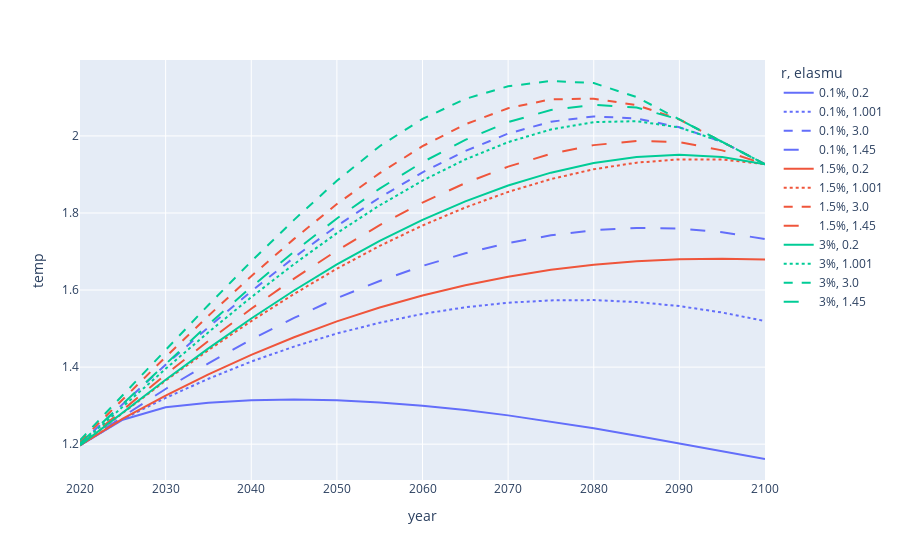

This figure's notebook cell:
### Code cell
px.line(
    get_defaults(df_CE_all[df_CE_all['year'] <= 2100], defaultElasmu=False, defaultPRTP=False),
    x='year', y='temp', color='r', line_dash='elasmu', color_discrete_map=cmap
)

### Figure 1 — Plotly figure (JSON) as saved in the notebook; plotly's stock layout.template omitted (floating-point values rounded to 4 significant figures)
{"data": [{"hovertemplate": "r=0.1%<br>elasmu=0.2<br>year=%{x}<br>temp=%{y}<extra></extra>", "legendgroup": "0.1%, 0.2", "line": {"color": "#636EFA", "dash": "solid"}, "mode": "lines", "name": "0.1%, 0.2", "orientation": "v", "showlegend": true, "type": "scatter", "x": [2020, 2025, 2030, 2035, 2040, 2045, 2050, 2055, 2060, 2065, 2070, 2075, 2080, 2085, 2090, 2095, 2100], "xaxis": "x", "y": [1.197, 1.263, 1.296, 1.308, 1.314, 1.316, 1.314, 1.308, 1.3, 1.289, 1.275, 1.259, 1.241, 1.222, 1.202, 1.182, 1.162], "yaxis": "y"}, {"hovertemplate": "r=0.1%<br>elasmu=1.001<br>year=%{x}<br>temp=%{y}<extra></extra>", "legendgroup": "0.1%, 1.001", "line": {"color": "#636EFA", "dash": "dot"}, "mode": "lines", "name": "0.1%, 1.001", "orientation": "v", "showlegend": true, "type": "scatter", "x": [2020, 2025, 2030, 2035, 2040, 2045, 2050, 2055, 2060, 2065, 2070, 2075, 2080, 2085, 2090, 2095, 2100], "xaxis": "x", "y": [1.197, 1.265, 1.32, 1.37, 1.414, 1.453, 1.487, 1.515, 1.538, 1.555, 1.567, 1.573, 1.574, 1.569, 1.558, 1.542, 1.52], "yaxis": "y"}, {"hovertemplate": "r=0.1%<br>elasmu=3.0<br>year=%{x}<br>temp=%{y}<extra></extra>", "legendgroup": "0.1%, 3.0", "line": {"color": "#636EFA", "dash": "dash"}, "mode": "lines", "name": "0.1%, 3.0", "orientation": "v", "showlegend": true, "type": "scatter", "x": [2020, 2025, 2030, 2035, 2040, 2045, 2050, 2055, 2060, 2065, 2070, 2075, 2080, 2085, 2090, 2095, 2100], "xaxis": "x", "y": [1.202, 1.304, 1.406, 1.504, 1.597, 1.684, 1.766, 1.84, 1.905, 1.961, 2.006, 2.037, 2.051, 2.045, 2.022, 1.985, 1.926], "yaxis": "y"}, {"hovertemplate": "r=0.1%<br>elasmu=1.45<br>year=%{x}<br>temp=%{y}<extra></extra>", "legendgroup": "0.1%, 1.45", "line": {"color": "#636EFA", "dash": "longdash"}, "mode": "lines", "name": "0.1%, 1.45", "orientation": "v", "showlegend": true, "type": "scatter", "x": [2020, 2025, 2030, 2035, 2040, 2045, 2050, 2055, 2060, 2065, 2070, 2075, 2080, 2085, 2090, 2095, 2100], "xaxis": "x", "y": [1.197, 1.272, 1.343, 1.41, 1.471, 1.528, 1.579, 1.624, 1.663, 1.695, 1.722, 1.742, 1.755, 1.761, 1.76, 1.75, 1.733], "yaxis": "y"}, {"hovertemplate": "r=1.5%<br>elasmu=0.2<br>year=%{x}<br>temp=%{y}<extra></extra>", "legendgroup": "1.5%, 0.2", "line": {"color": "#EF553B", "dash": "solid"}, "mode": "lines", "name": "1.5%, 0.2", "orientation": "v", "showlegend": true, "type": "scatter", "x": [2020, 2025, 2030, 2035, 2040, 2045, 2050, 2055, 2060, 2065, 2070, 2075, 2080, 2085, 2090, 2095, 2100], "xaxis": "x", "y": [1.197, 1.266, 1.326, 1.381, 1.432, 1.477, 1.519, 1.555, 1.586, 1.613, 1.635, 1.652, 1.666, 1.675, 1.68, 1.682, 1.679], "yaxis": "y"}, {"hovertemplate": "r=1.5%<br>elasmu=1.001<br>year=%{x}<br>temp=%{y}<extra></extra>", "legendgroup": "1.5%, 1.001", "line": {"color": "#EF553B", "dash": "dot"}, "mode": "lines", "name": "1.5%, 1.001", "orientation": "v", "showlegend": true, "type": "scatter", "x": [2020, 2025, 2030, 2035, 2040, 2045, 2050, 2055, 2060, 2065, 2070, 2075, 2080, 2085, 2090, 2095, 2100], "xaxis": "x", "y": [1.197, 1.281, 1.365, 1.444, 1.519, 1.59, 1.655, 1.715, 1.768, 1.814, 1.855, 1.888, 1.914, 1.931, 1.939, 1.939, 1.927], "yaxis": "y"}, {"hovertemplate": "r=1.5%<br>elasmu=3.0<br>year=%{x}<br>temp=%{y}<extra></extra>", "legendgroup": "1.5%, 3.0", "line": {"color": "#EF553B", "dash": "dash"}, "mode": "lines", "name": "1.5%, 3.0", "orientation": "v", "showlegend": true, "type": "scatter", "x": [2020, 2025, 2030, 2035, 2040, 2045, 2050, 2055, 2060, 2065, 2070, 2075, 2080, 2085, 2090, 2095, 2100], "xaxis": "x", "y": [1.206, 1.316, 1.426, 1.533, 1.636, 1.733, 1.823, 1.903, 1.973, 2.03, 2.072, 2.095, 2.097, 2.08, 2.043, 1.985, 1.926], "yaxis": "y"}, {"hovertemplate": "r=1.5%<br>elasmu=1.45<br>year=%{x}<br>temp=%{y}<extra></extra>", "legendgroup": "1.5%, 1.45", "line": {"color": "#EF553B", "dash": "longdash"}, "mode": "lines", "name": "1.5%, 1.45", "orientation": "v", "showlegend": true, "type": "scatter", "x": [2020, 2025, 2030, 2035, 2040, 2045, 2050, 2055, 2060, 2065, 2070, 2075, 2080, 2085, 2090, 2095, 2100], "xaxis": "x", "y": [1.197, 1.289, 1.381, 1.468, 1.551, 1.63, 1.702, 1.768, 1.827, 1.878, 1.92, 1.954, 1.976, 1.987, 1.984, 1.963, 1.927], "yaxis": "y"}, {"hovertemplate": "r=3%<br>elasmu=0.2<br>year=%{x}<br>temp=%{y}<extra></extra>", "legendgroup": "3%, 0.2", "line": {"color": "#00CC96", "dash": "solid"}, "mode": "lines", "name": "3%, 0.2", "orientation": "v", "showlegend": true, "type": "scatter", "x": [2020, 2025, 2030, 2035, 2040, 2045, 2050, 2055, 2060, 2065, 2070, 2075, 2080, 2085, 2090, 2095, 2100], "xaxis": "x", "y": [1.197, 1.282, 1.367, 1.449, 1.526, 1.599, 1.666, 1.728, 1.782, 1.83, 1.871, 1.905, 1.93, 1.946, 1.951, 1.945, 1.926], "yaxis": "y"}, {"hovertemplate": "r=3%<br>elasmu=1.001<br>year=%{x}<br>temp=%{y}<extra></extra>", "legendgroup": "3%, 1.001", "line": {"color": "#00CC96", "dash": "dot"}, "mode": "lines", "name": "3%, 1.001", "orientation": "v", "showlegend": true, "type": "scatter", "x": [2020, 2025, 2030, 2035, 2040, 2045, 2050, 2055, 2060, 2065, 2070, 2075, 2080, 2085, 2090, 2095, 2100], "xaxis": "x", "y": [1.199, 1.297, 1.396, 1.491, 1.581, 1.667, 1.748, 1.82, 1.884, 1.939, 1.984, 2.017, 2.036, 2.038, 2.022, 1.985, 1.926], "yaxis": "y"}, {"hovertemplate": "r=3%<br>elasmu=3.0<br>year=%{x}<br>temp=%{y}<extra></extra>", "legendgroup": "3%, 3.0", "line": {"color": "#00CC96", "dash": "dash"}, "mode": "lines", "name": "3%, 3.0", "orientation": "v", "showlegend": true, "type": "scatter", "x": [2020, 2025, 2030, 2035, 2040, 2045, 2050, 2055, 2060, 2065, 2070, 2075, 2080, 2085, 2090, 2095, 2100], "xaxis": "x", "y": [1.21, 1.327, 1.445, 1.561, 1.674, 1.782, 1.884, 1.973, 2.044, 2.096, 2.129, 2.143, 2.137, 2.101, 2.043, 1.985, 1.927], "yaxis": "y"}, {"hovertemplate": "r=3%<br>elasmu=1.45<br>year=%{x}<br>temp=%{y}<extra></extra>", "legendgroup": "3%, 1.45", "line": {"color": "#00CC96", "dash": "longdash"}, "mode": "lines", "name": "3%, 1.45", "orientation": "v", "showlegend": true, "type": "scatter", "x": [2020, 2025, 2030, 2035, 2040, 2045, 2050, 2055, 2060, 2065, 2070, 2075, 2080, 2085, 2090, 2095, 2100], "xaxis": "x", "y": [1.202, 1.306, 1.41, 1.511, 1.608, 1.7, 1.786, 1.863, 1.932, 1.99, 2.036, 2.067, 2.081, 2.074, 2.043, 1.985, 1.926], "yaxis": "y"}], "layout": {"legend": {"title": {"text": "r, elasmu"}, "tracegroupgap": 0}, "margin": {"t": 60}, "xaxis": {"anchor": "y", "domain": [0, 1], "title": {"text": "year"}}, "yaxis": {"anchor": "x", "domain": [0, 1], "title": {"text": "temp"}}}}
